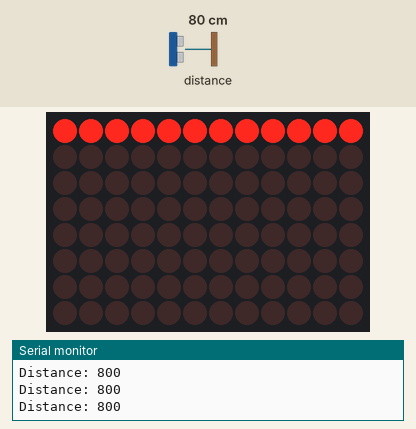
Simulated run of this sketch. Board: Arduino Uno R4 WiFi. Parts: 12×8 LED matrix, the last lines printed to the serial monitor. Inputs (shaded band) come from the test bench; at power-on: distance to the obstacle 80 cm.

Above: at 1.2 s.
1.3 s: distance to the obstacle set to 2 cm
At 2.4 s:
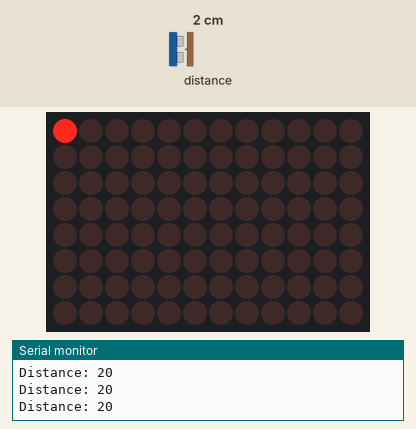
2.8 s: distance to the obstacle set to 4 cm
At 4.0 s:
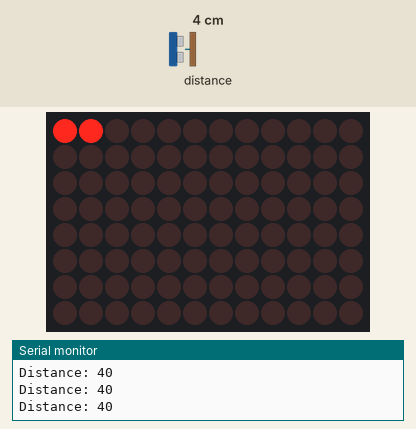
4.3 s: distance to the obstacle set to 9 cm
At 5.5 s:
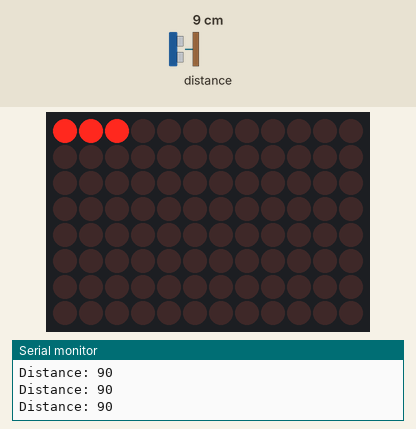
5.8 s: distance to the obstacle set to 18 cm
At 7.0 s:
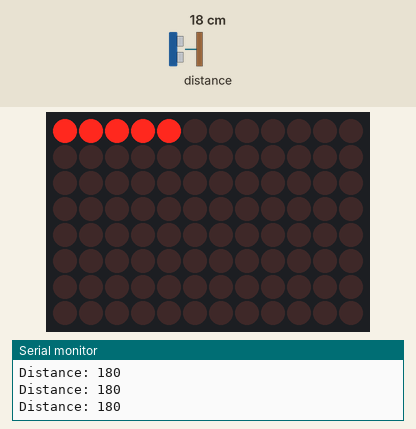
7.3 s: distance to the obstacle set to 35 cm
At 7.7 s:
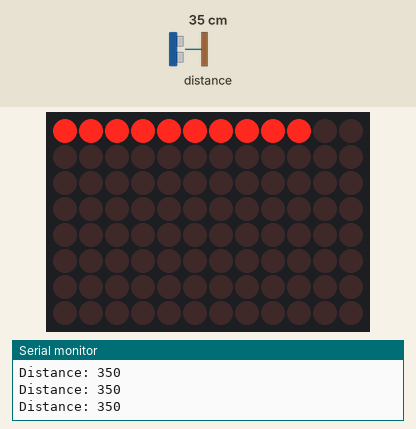
8.8 s: distance to the obstacle set to 60 cm
At 9.1 s:
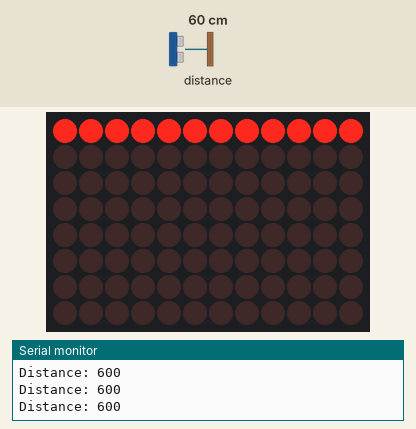
Timing chart, 0 to 11.3 s (numbered marks = the images above; inputs shaded):
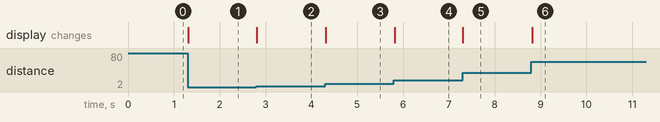

Measured:
- after the input at 1.3 s, the display: changes at once (image 1)
- after the input at 2.8 s, the display: changes at once (image 2)
- after the input at 4.3 s, the display: changes at once (image 3)
- after the input at 5.8 s, the display: changes at once (image 4)
- after the input at 7.3 s, the display: changes at once (image 5)
- after the input at 8.8 s, the display: changes at once (image 6)

The sketch:

built-in-LED.ino
```cpp
#include "Arduino_LED_Matrix.h"
#include <Modulino.h>

ArduinoLEDMatrix matrix;
ModulinoDistance distance;

// 8x12 LED frame buffer
uint8_t frame[8][12] = {0};

void setup() {
  Serial.begin(9600);

  matrix.begin();
  Modulino.begin();
  distance.begin();
}

void loop() {

  if (distance.available()) {
    int d = distance.get();
    Serial.print("Distance: ");
    Serial.println(d);

    updateLEDsSimple(d);
  } else {
    Serial.println("distance not available");
  }

  delay(20);
}

// Updated step logic
void updateLEDsSimple(int d) {

  clearFrame();

  int columnsOn = 0;

  if (d < 40)        columnsOn = 1;
  else if (d < 80)   columnsOn = 2;
  else if (d < 120)  columnsOn = 3;
  else if (d < 160)  columnsOn = 4;
  else if (d < 200)  columnsOn = 5;
  else if (d < 240)  columnsOn = 6;
  else if (d < 280)  columnsOn = 7;
  else if (d < 300)  columnsOn = 8;
  else if (d < 340)  columnsOn = 9;
  else if (d < 380)  columnsOn = 10;
  else if (d < 420)  columnsOn = 11;
  else               columnsOn = 12;  // Full bar

  // Light LEDs on TOP ROW (row 0)
  for (int x = 0; x < columnsOn; x++) {
    frame[0][x] = 1;
  }

  matrix.renderBitmap(frame, 8, 12);
}

void clearFrame() {
  for (int y = 0; y < 8; y++) {
    for (int x = 0; x < 12; x++) {
      frame[y][x] = 0;
    }
  }
}
```
